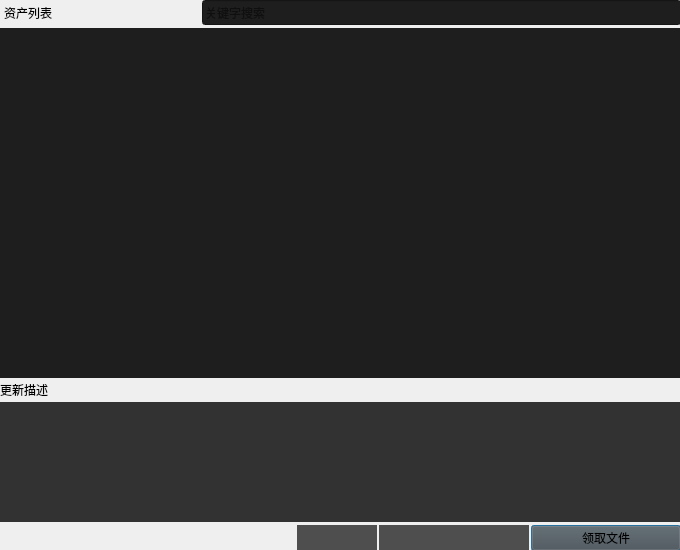
<?xml version="1.0" encoding="UTF-8"?>
<ui version="4.0">
 <class>Dialog</class>
 <widget class="QDialog" name="Dialog">
  <property name="geometry">
   <rect>
    <x>0</x>
    <y>0</y>
    <width>680</width>
    <height>550</height>
   </rect>
  </property>
  <property name="minimumSize">
   <size>
    <width>680</width>
    <height>550</height>
   </size>
  </property>
  <property name="windowTitle">
   <string>Dialog</string>
  </property>
  <widget class="QWidget" name="layoutWidget">
   <property name="geometry">
    <rect>
     <x>0</x>
     <y>0</y>
     <width>681</width>
     <height>551</height>
    </rect>
   </property>
   <layout class="QVBoxLayout" name="verticalLayout">
    <property name="spacing">
     <number>3</number>
    </property>
    <item>
     <layout class="QHBoxLayout" name="horizontalLayout_2">
      <property name="spacing">
       <number>2</number>
      </property>
      <item>
       <widget class="QLabel" name="asset_l">
        <property name="minimumSize">
         <size>
          <width>200</width>
          <height>0</height>
         </size>
        </property>
        <property name="font">
         <font>
          <family>Adobe 黑体 Std R</family>
         </font>
        </property>
        <property name="text">
         <string>资产列表</string>
        </property>
        <property name="indent">
         <number>4</number>
        </property>
       </widget>
      </item>
      <item>
       <widget class="QLineEdit" name="asset_filters">
        <property name="minimumSize">
         <size>
          <width>0</width>
          <height>25</height>
         </size>
        </property>
        <property name="styleSheet">
         <string notr="true">background-color: rgb(30, 30, 30);</string>
        </property>
        <property name="placeholderText">
         <string>关键字搜索</string>
        </property>
       </widget>
      </item>
     </layout>
    </item>
    <item>
     <widget class="QListWidget" name="asset_list">
      <property name="styleSheet">
       <string notr="true">background-color: rgb(30, 30, 30);
border: 0px;</string>
      </property>
      <property name="viewMode">
       <enum>QListView::ListMode</enum>
      </property>
     </widget>
    </item>
    <item>
     <widget class="QLabel" name="label">
      <property name="font">
       <font>
        <family>Adobe 黑体 Std R</family>
       </font>
      </property>
      <property name="text">
       <string>更新描述</string>
      </property>
     </widget>
    </item>
    <item>
     <widget class="QTextEdit" name="description">
      <property name="maximumSize">
       <size>
        <width>16777215</width>
        <height>120</height>
       </size>
      </property>
      <property name="styleSheet">
       <string notr="true">background-color: rgb(50, 50, 50);
border: 0px;</string>
      </property>
     </widget>
    </item>
    <item>
     <layout class="QHBoxLayout" name="horizontalLayout">
      <property name="spacing">
       <number>2</number>
      </property>
      <item>
       <spacer name="horizontalSpacer">
        <property name="orientation">
         <enum>Qt::Horizontal</enum>
        </property>
        <property name="sizeHint" stdset="0">
         <size>
          <width>40</width>
          <height>20</height>
         </size>
        </property>
       </spacer>
      </item>
      <item>
       <widget class="QComboBox" name="file_version">
        <property name="minimumSize">
         <size>
          <width>80</width>
          <height>25</height>
         </size>
        </property>
        <property name="styleSheet">
         <string notr="true">QComboBox{font-family:Microsoft YaHei;border:1px;border-color#252525:border-radius:2px;background: #4e4e4e;}
QComboBox QAbstractItemView::item {height:25px;}
QComboBox::drop-down{border:5px;}
</string>
        </property>
        <property name="editable">
         <bool>false</bool>
        </property>
        <property name="duplicatesEnabled">
         <bool>false</bool>
        </property>
        <property name="frame">
         <bool>true</bool>
        </property>
       </widget>
      </item>
      <item>
       <widget class="QComboBox" name="file_step">
        <property name="minimumSize">
         <size>
          <width>150</width>
          <height>25</height>
         </size>
        </property>
        <property name="font">
         <font>
          <family>Microsoft YaHei</family>
         </font>
        </property>
        <property name="contextMenuPolicy">
         <enum>Qt::CustomContextMenu</enum>
        </property>
        <property name="acceptDrops">
         <bool>false</bool>
        </property>
        <property name="autoFillBackground">
         <bool>false</bool>
        </property>
        <property name="styleSheet">
         <string notr="true">QComboBox{font-family:Microsoft YaHei;border:1px;border-color#252525:border-radius:2px;background: #4e4e4e;}
QComboBox QAbstractItemView::item {height:25px;}
QComboBox::drop-down{border:5px;}
</string>
        </property>
        <property name="frame">
         <bool>true</bool>
        </property>
       </widget>
      </item>
      <item>
       <widget class="QPushButton" name="download_btn">
        <property name="minimumSize">
         <size>
          <width>150</width>
          <height>25</height>
         </size>
        </property>
        <property name="font">
         <font>
          <family>Adobe 黑体 Std R</family>
         </font>
        </property>
        <property name="styleSheet">
         <string notr="true">background: #4e4e4e;</string>
        </property>
        <property name="text">
         <string>领取文件</string>
        </property>
       </widget>
      </item>
     </layout>
    </item>
   </layout>
  </widget>
 </widget>
 <resources/>
 <connections/>
</ui>
